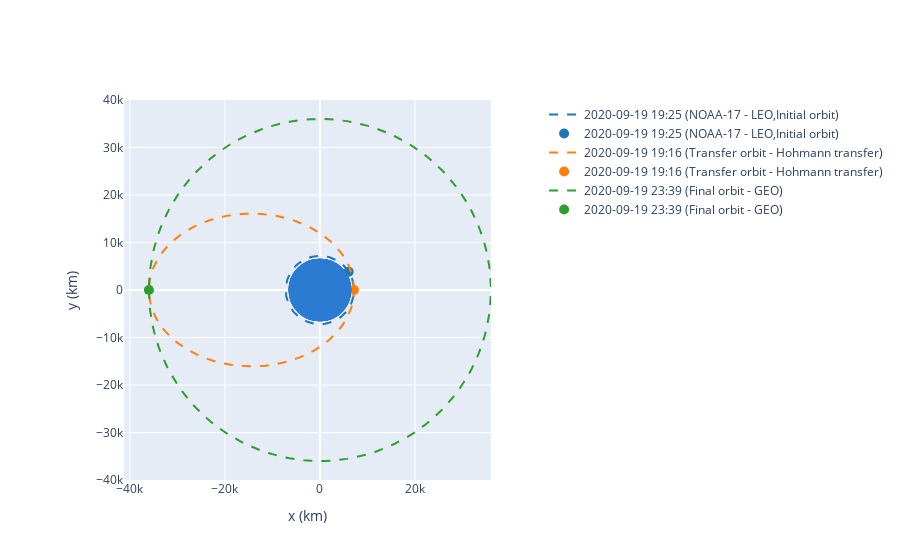

The notebook cell saved with this chart:
### Code cell
# Obtain the orbit after applying Hohmann transfer.

from poliastro.plotting import OrbitPlotter2D

op = OrbitPlotter2D()
orb3, orb4 = orb2.apply_maneuver(hoh, intermediate=True)
op.plot(orb2, label="NOAA-17 - LEO,Initial orbit")
op.plot(orb3, label="Transfer orbit - Hohmann transfer")
op.plot(orb4, label="Final orbit - GEO")

### Figure 1 — Plotly figure (JSON) as saved in the notebook; plotly's stock layout.template omitted (floating-point values rounded to 4 significant figures; data arrays with more than 128 entries replaced by an {"elided": "..."} marker saying what was removed)
{"data": [{"hoverinfo": "none", "line": {"color": "rgb(31, 119, 180)", "dash": "dash", "width": 2}, "mode": "lines", "name": "2020-09-19 19:25 (NOAA-17 - LEO,Initial orbit)", "type": "scatter", "x": {"elided": "150 float values"}, "y": {"elided": "150 float values"}}, {"marker": {"color": "rgb(31, 119, 180)", "size": 10}, "mode": "markers", "name": "2020-09-19 19:25 (NOAA-17 - LEO,Initial orbit)", "type": "scatter", "x": [6050.0], "y": [3865.0]}, {"hoverinfo": "none", "line": {"color": "rgb(255, 127, 14)", "dash": "dash", "width": 2}, "mode": "lines", "name": "2020-09-19 19:16 (Transfer orbit - Hohmann transfer)", "type": "scatter", "x": {"elided": "150 float values"}, "y": {"elided": "150 float values"}}, {"marker": {"color": "rgb(255, 127, 14)", "size": 10}, "mode": "markers", "name": "2020-09-19 19:16 (Transfer orbit - Hohmann transfer)", "type": "scatter", "x": [7178.0], "y": [-1.501e-11]}, {"hoverinfo": "none", "line": {"color": "rgb(44, 160, 44)", "dash": "dash", "width": 2}, "mode": "lines", "name": "2020-09-19 23:39 (Final orbit - GEO)", "type": "scatter", "x": {"elided": "150 float values"}, "y": {"elided": "150 float values"}}, {"marker": {"color": "rgb(44, 160, 44)", "size": 10}, "mode": "markers", "name": "2020-09-19 23:39 (Final orbit - GEO)", "type": "scatter", "x": [-36000.0], "y": [1.946e-10]}], "layout": {"autosize": true, "shapes": [{"fillcolor": "#2a7bd1", "line": {"color": "#2a7bd1"}, "opacity": 1, "type": "circle", "x0": -6378.0, "x1": 6378.0, "xref": "x", "y0": -6378.0, "y1": 6378.0, "yref": "y"}, {"fillcolor": "#2a7bd1", "line": {"color": "#2a7bd1"}, "opacity": 1, "type": "circle", "x0": -6378.0, "x1": 6378.0, "xref": "x", "y0": -6378.0, "y1": 6378.0, "yref": "y"}, {"fillcolor": "#2a7bd1", "line": {"color": "#2a7bd1"}, "opacity": 1, "type": "circle", "x0": -6378.0, "x1": 6378.0, "xref": "x", "y0": -6378.0, "y1": 6378.0, "yref": "y"}, {"fillcolor": "#2a7bd1", "line": {"color": "#2a7bd1"}, "opacity": 1, "type": "circle", "x0": -6378.0, "x1": 6378.0, "xref": "x", "y0": -6378.0, "y1": 6378.0, "yref": "y"}, {"fillcolor": "#2a7bd1", "line": {"color": "#2a7bd1"}, "opacity": 1, "type": "circle", "x0": -6378.0, "x1": 6378.0, "xref": "x", "y0": -6378.0, "y1": 6378.0, "yref": "y"}, {"fillcolor": "#2a7bd1", "line": {"color": "#2a7bd1"}, "opacity": 1, "type": "circle", "x0": -6378.0, "x1": 6378.0, "xref": "x", "y0": -6378.0, "y1": 6378.0, "yref": "y"}], "xaxis": {"constrain": "domain", "title": {"text": "x (km)"}}, "yaxis": {"scaleanchor": "x", "title": {"text": "y (km)"}}}}
